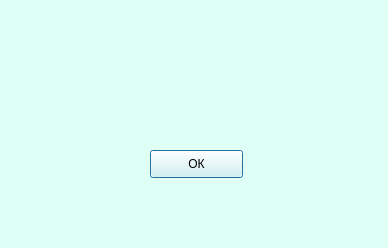
<?xml version="1.0" encoding="UTF-8"?>
<ui version="4.0">
 <class>Dialog</class>
 <widget class="QDialog" name="Dialog">
  <property name="geometry">
   <rect>
    <x>0</x>
    <y>0</y>
    <width>388</width>
    <height>248</height>
   </rect>
  </property>
  <property name="windowTitle">
   <string>Dialog</string>
  </property>
  <property name="styleSheet">
   <string notr="true">background-color: rgb(222, 255, 246)</string>
  </property>
  <widget class="QPushButton" name="OK">
   <property name="geometry">
    <rect>
     <x>150</x>
     <y>150</y>
     <width>93</width>
     <height>28</height>
    </rect>
   </property>
   <property name="font">
    <font>
     <stylestrategy>PreferDefault</stylestrategy>
    </font>
   </property>
   <property name="focusPolicy">
    <enum>Qt::StrongFocus</enum>
   </property>
   <property name="layoutDirection">
    <enum>Qt::RightToLeft</enum>
   </property>
   <property name="text">
    <string>ОК</string>
   </property>
   <property name="checkable">
    <bool>false</bool>
   </property>
  </widget>
  <widget class="QLabel" name="label">
   <property name="geometry">
    <rect>
     <x>20</x>
     <y>20</y>
     <width>351</width>
     <height>91</height>
    </rect>
   </property>
   <property name="font">
    <font>
     <pointsize>10</pointsize>
    </font>
   </property>
   <property name="cursor">
    <cursorShape>ArrowCursor</cursorShape>
   </property>
   <property name="layoutDirection">
    <enum>Qt::LeftToRight</enum>
   </property>
   <property name="autoFillBackground">
    <bool>false</bool>
   </property>
   <property name="text">
    <string/>
   </property>
   <property name="alignment">
    <set>Qt::AlignCenter</set>
   </property>
   <property name="wordWrap">
    <bool>true</bool>
   </property>
  </widget>
 </widget>
 <resources/>
 <connections/>
</ui>
